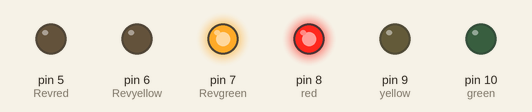
Simulated run of this sketch. Board: Arduino Uno, built with avr-gcc and run on an emulated ATmega328P. Shown: output pins drawn as LEDs (lit = HIGH).

Above: at 2.5 s.
At 7.5 s:
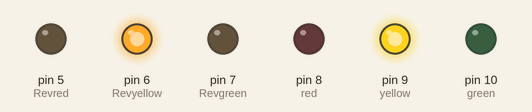
At 15.0 s:
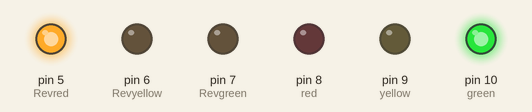
Timing chart, 0 to 26.0 s (numbered marks = the images above):
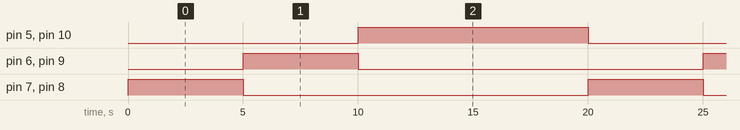

Measured:
- by itself, pin 5 (Revred), pin 10 (green): alternates HIGH for 10.0 s and LOW for 10.0 s
- by itself, pin 6 (Revyellow), pin 7 (Revgreen), pin 8 (red), pin 9 (yellow): alternates HIGH for 5.0 s and LOW for 15.0 s
- by itself, everything shown: repeats every 20.0 s, in 3 steps

The sketch:

6_traffic_lights_Anas_Mondol.ino
```cpp
int green = 10;
int yellow = 9;
int red = 8;
int Revgreen = 7;
int Revyellow = 6;
int Revred = 5;

void setup() {
  // put your setup code here, to run once:
  pinMode(green,OUTPUT);
  pinMode(yellow,OUTPUT);
  pinMode(red,OUTPUT);
  //reverse road code
  pinMode(Revgreen,OUTPUT);
  pinMode(Revyellow,OUTPUT);
  pinMode(Revred,OUTPUT);
}
void loop() {
  // put your main code here, to run repeatedly:
  change_light();
  delay(5000);
}
void change_light(){

  digitalWrite(yellow,LOW);
  digitalWrite(red,HIGH);
  digitalWrite(green,LOW);

  digitalWrite(Revyellow,LOW);
  digitalWrite(Revred,LOW);
  digitalWrite(Revgreen,HIGH);
  delay(5000);

  digitalWrite(green,LOW);
  digitalWrite(yellow,HIGH);
  digitalWrite(red,LOW);
  digitalWrite(Revyellow,HIGH);
  digitalWrite(Revred,LOW);
  digitalWrite(Revgreen,LOW);
  delay(5000);

  digitalWrite(green,HIGH);
  digitalWrite(yellow,LOW);
  digitalWrite(red,LOW);
  digitalWrite(Revyellow,LOW);
  digitalWrite(Revred,HIGH);
  digitalWrite(Revgreen,LOW);
  delay(5000);
}
```
